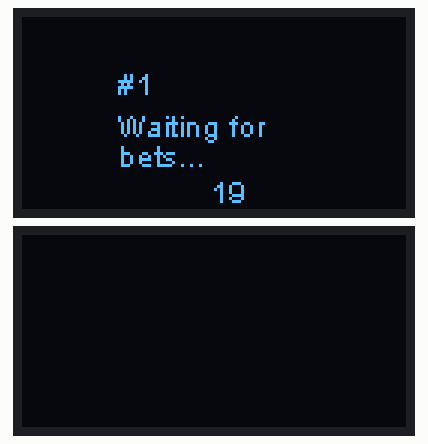
A sketch run on a simulated ESP32. Parts: 2 × 128×64 one-colour display. WiFi joins after 1.5 s; servers stay silent unless stated; random numbers use the default seed unless the sketch sets one; what the sketch prints to the serial monitor is not drawn.

Above: at 1.1 s.
At 6.1 s:
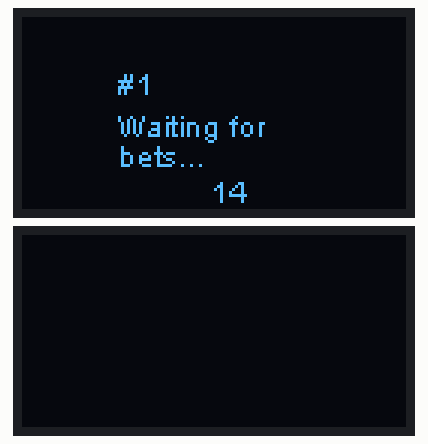
At 11.1 s:
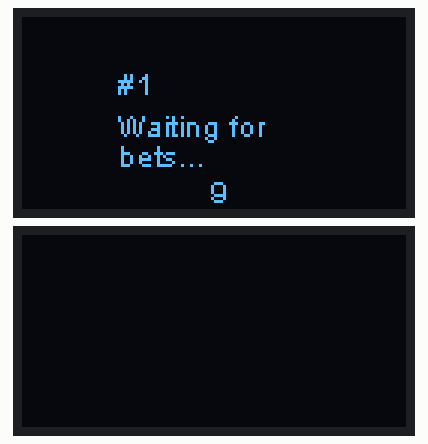
At 20.1 s:
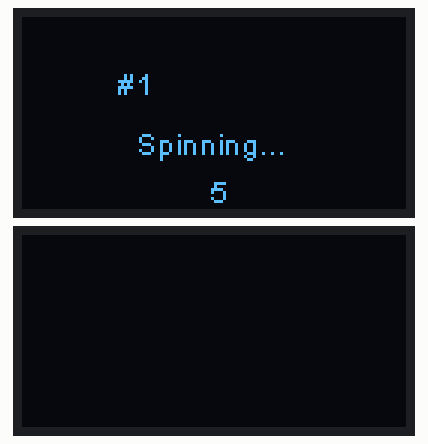
At 29.1 s:
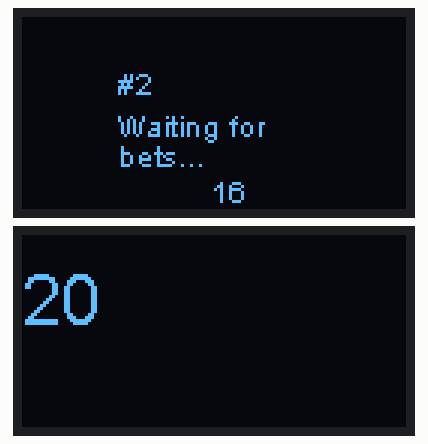
At 38.1 s:
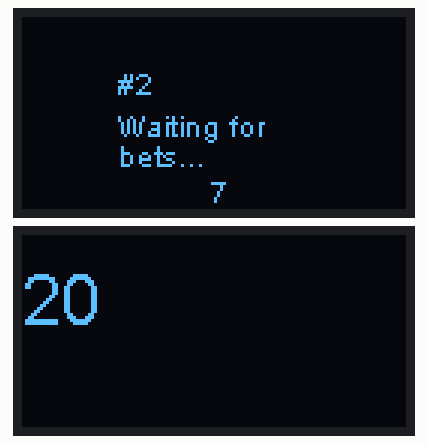

Measured:
- what the display in image 1 shows lasts 1.0 s, from 6.0 s to 7.0 s

The sketch:

main.ino
```cpp
#include <WiFi.h>
#include <WiFiClient.h>
#include <WebServer.h>
#include <ESPmDNS.h>
#include "SSD1306.h"

#include <Wire.h> // Only needed for Arduino 1.6.5 and earlier
#include <sstream>
#include <string>
#include <stdio.h>

// Constants
const unsigned char WaitToSpinTime = 20; // seconds between spins
const unsigned char SpinTime = 5;       // seconds that takes to spin

// Set these to your desired credentials.
const char *ssid = "da-i-bice-roulette";
const char *password = "12345678";

enum State
{
    WaitingToSpin,
    Spinning
};

// Globals
unsigned long startTime;
unsigned long elapsedTime;
unsigned char waitTimeToSpin = WaitToSpinTime;
unsigned char timeToSpin = SpinTime;

unsigned char winningNumber;
unsigned long spinNumber = 1;

unsigned short lastNumbers[10];
unsigned short lastNumberIndex = 0;

State gameState = WaitingToSpin;
WebServer server(80);

SSD1306 mainDisplay(0x3c, 22, 21);
SSD1306 lastNumbersDisplay(0x3c, 5, 4);

void handleGetStatus();
void beginLastNumbersDisplay();
void beginMainDisplay();

void setup()
{
    Serial.begin(115200);
    // put your setup code here, to run once:
    startTime = millis();
    randomSeed(analogRead(0));

    WiFi.softAP(ssid, password);
    IPAddress myIP = WiFi.softAPIP();
    Serial.print("AP IP address: ");
    Serial.println(myIP);

    // WiFi.begin("free wifi", "apaplatarece");

    // while (WiFi.status() != WL_CONNECTED)
    // {
    //     delay(500);
    //     Serial.print(".");
    // }

    Serial.println("");
    Serial.println("WiFi connected");
    Serial.println("IP address: ");
    Serial.println(WiFi.localIP());

    server.on("/status", handleGetStatus);
    server.begin();

    beginMainDisplay();
}

void beginLastNumbersDisplay()
{
    lastNumbersDisplay.init();
    lastNumbersDisplay.flipScreenVertically();
    lastNumbersDisplay.setFont(ArialMT_Plain_24);
}

void beginMainDisplay()
{
    mainDisplay.init();
    mainDisplay.flipScreenVertically();
    mainDisplay.setFont(ArialMT_Plain_10);
}

void handleGetStatus()
{
    char response[200];
    sprintf(response, "{ \"status\": \"%s\", \"spinNumber\": %d, \"timeLeft\": %d, \"totalTime\": %d, \"lastWinningNumber\": %d }",
            gameState == WaitingToSpin ? "WaitingForSpin" : "Spinning",
            spinNumber,
            gameState == WaitingToSpin ? waitTimeToSpin : timeToSpin,
            gameState == WaitingToSpin ? WaitToSpinTime : SpinTime,
            winningNumber);
    server.send(200, "application/json", response);
}

boolean checkSecondPassed()
{
    elapsedTime = millis();
    if (elapsedTime - startTime >= 1000)
    {
        startTime = elapsedTime;
        return true;
    }
    return false;
}

void drawLastNumbers()
{
    beginLastNumbersDisplay();
    lastNumbersDisplay.clear();
    std::stringstream firstRow;
    for (unsigned short i = 0; i < min((unsigned short)4, lastNumberIndex); i++)
    {
        firstRow << lastNumbers[i];
        if (i < 3)
            firstRow << " ";
    }
    lastNumbersDisplay.drawString(0, 8, firstRow.str().c_str());
    if (lastNumberIndex >= 4)
    {
        std::stringstream secondRow;
        for (unsigned short i = 4; i < min((unsigned short)8, lastNumberIndex); i++)
        {
            secondRow << lastNumbers[i];
            if (i < 7)
                secondRow << " ";
        }
        lastNumbersDisplay.drawString(0, 40, secondRow.str().c_str());
    }
    lastNumbersDisplay.display();
    beginMainDisplay();
}

void drawMainRoulette()
{
    mainDisplay.clear();
    std::stringstream strToDisplay;
    strToDisplay << "#" << spinNumber;
    mainDisplay.drawString(32, 16, strToDisplay.str().c_str());
    if (gameState == WaitingToSpin)
    {
        mainDisplay.drawString(32, 30, "Waiting for");
        mainDisplay.drawString(32, 40, "bets...");
    }
    else
    {
        mainDisplay.drawString(38, 36, "Spinning...");
    }

    strToDisplay.str("");
    unsigned short timeLeft = ((gameState == WaitingToSpin) ? waitTimeToSpin : timeToSpin);
    Serial.println(timeLeft);
    strToDisplay << timeLeft;
    mainDisplay.drawString(63, 52, strToDisplay.str().c_str());
    mainDisplay.display();
}

void startSpinning()
{
    timeToSpin = SpinTime;
    gameState = Spinning;
}

void startWaiting()
{
    spinNumber++;
    waitTimeToSpin = WaitToSpinTime;
    gameState = WaitingToSpin;
}

void chooseNumber()
{
    winningNumber = random(36);
    if (lastNumberIndex >= 8)
    {
        for (int i = 1; i < lastNumberIndex; i++)
        {
            lastNumbers[i - 1] = lastNumbers[i];
        }
        lastNumbers[7] = winningNumber;
    }
    else
    {
        lastNumbers[lastNumberIndex++] = winningNumber;
    }
}

void handleSecondPassed()
{
    char t[200];
    sprintf(t, "[Spin number #%d - winning number: %d] -> ", spinNumber, winningNumber);
    Serial.print(t);
    Serial.print(gameState == WaitingToSpin ? "Waiting to spin, time left: " : "Spinning, time left: ");
    Serial.println(gameState == WaitingToSpin ? waitTimeToSpin : timeToSpin);

    if (gameState == WaitingToSpin)
    {
        waitTimeToSpin--;
        if (waitTimeToSpin == 0)
        {
            startSpinning();
        }
    }
    else if (gameState == Spinning)
    {
        timeToSpin--;
        if (timeToSpin == 0)
        {
            chooseNumber();
            drawLastNumbers();
            startWaiting();
        }
    }
}

void loop()
{
    server.handleClient();

    if (checkSecondPassed())
    {
        handleSecondPassed();
        drawMainRoulette();
    }
    delay(10);
}
```
